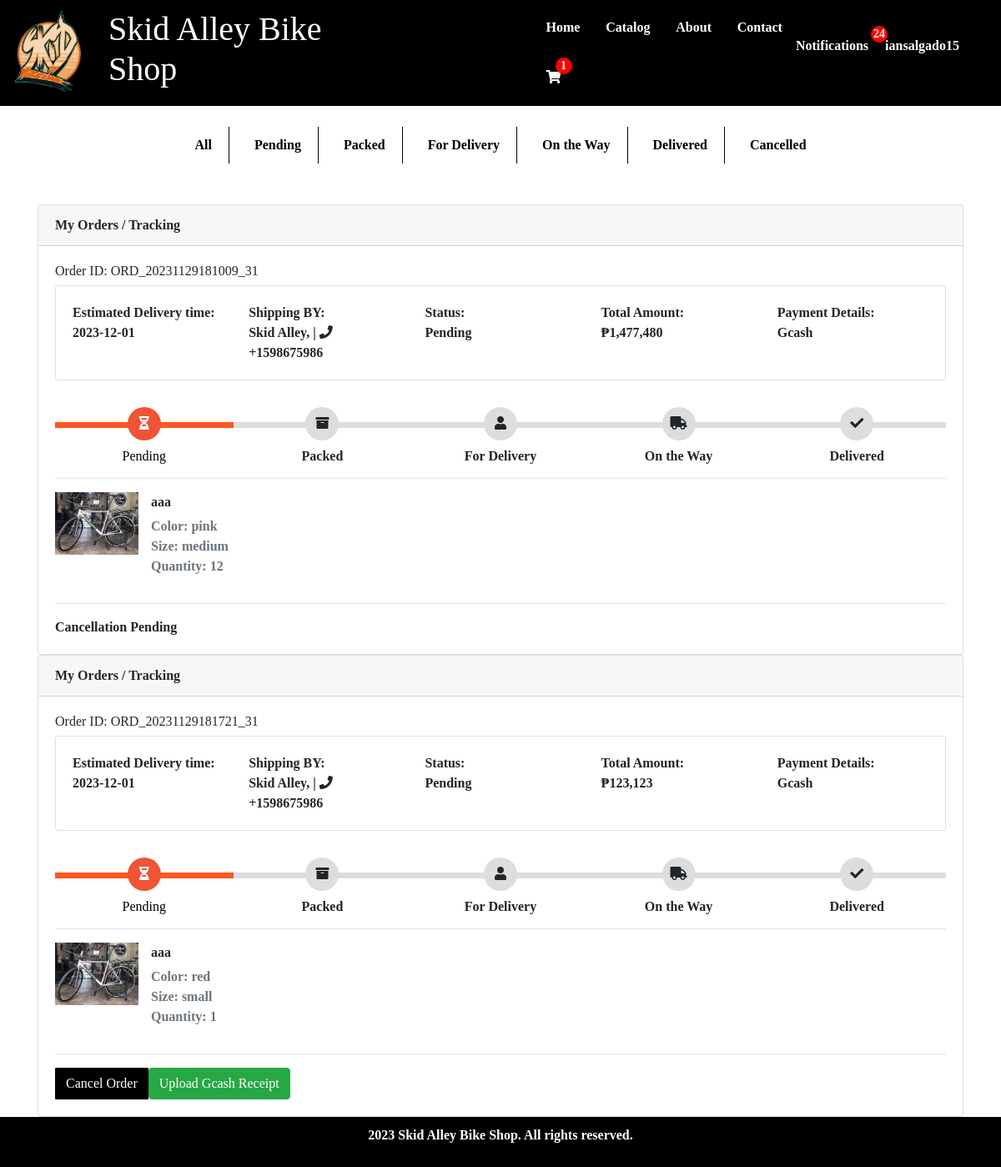
Page /orderstatus.php (signed in) on the committed database.
### tables this page shows
CREATE TABLE `content_management_logo` (
  `id` int(11) NOT NULL,
  `logo` text NOT NULL
);

CREATE TABLE `order_list` (
  `id` int(10) NOT NULL,
  `ref_code` varchar(100) NOT NULL,
  `client_id` int(30) NOT NULL,
  `gcash_receipts_id` int(11) DEFAULT NULL,
  `total_amount` float NOT NULL DEFAULT 0,
  `delivery_address` text NOT NULL,
  `payment_method` varchar(250) NOT NULL,
  `message` varchar(255) NOT NULL,
  `status` tinyint(1) NOT NULL DEFAULT 0 COMMENT '0=pending,1 = packed, 2 = for delivery, 3 = on the way, 4 = delivered, 5=cancelled',
  `order_receive` tinyint(1) NOT NULL,
  `date_created` datetime NOT NULL DEFAULT current_timestamp(),
  `date_updated` datetime DEFAULT NULL ON UPDATE current_timestamp()
);

CREATE TABLE `order_products` (
  `id` int(11) NOT NULL,
  `order_id` int(11) NOT NULL,
  `product_id` int(11) NOT NULL,
  `quantity` int(11) NOT NULL,
  `price_per_unit` decimal(10,2) NOT NULL,
  `color` varchar(255) DEFAULT NULL,
  `size` varchar(255) DEFAULT NULL
);

CREATE TABLE `product_list` (
  `id` int(10) NOT NULL,
  `brand_id` int(11) NOT NULL,
  `category_id` int(11) NOT NULL,
  `name` varchar(250) NOT NULL,
  `models` varchar(250) NOT NULL,
  `description` varchar(250) NOT NULL,
  `price` float NOT NULL,
  `status` tinyint(1) NOT NULL DEFAULT 1,
  `image_path` text NOT NULL,
  `delete_flag` tinyint(1) NOT NULL
);

### orderstatus.php (the view, shortened to what this page needs)
<?php
include('partials-front/menu.php');
?>
<!DOCTYPE html>
<html lang="en">
<head>
    <link rel="stylesheet" href="https://stackpath.bootstrapcdn.com/bootstrap/4.3.1/css/bootstrap.min.css">
    <link rel="stylesheet" href="https://use.fontawesome.com/releases/v5.7.2/css/all.css">
</head>
<body>
<div class="status-buttons">
    <button onclick="filterOrders('All')">All</button>
    <button onclick="filterOrders('Pending')">Pending</button>
    <button onclick="filterOrders('Packed')">Packed</button>
    <button onclick="filterOrders('For Delivery')">For Delivery</button>
    <button onclick="filterOrders('On the Way')">On the Way</button>
    <button onclick="filterOrders('Delivered')">Delivered</button>
    <button onclick="filterOrders('Cancelled')">Cancelled</button>
</div>
<br>
<?php
if (isset($_SESSION['userLoggedIn']) && $_SESSION['userLoggedIn']) {
    $client_id = $_SESSION['client_id'];
    $sql = "SELECT * FROM order_list WHERE client_id = $client_id";
    $res = mysqli_query($conn, $sql);
    $count = mysqli_num_rows($res);
    if ($count > 0) {
        while ($row = mysqli_fetch_assoc($res)) {
            $ref_code = $row['ref_code'];
            $total_amount = $row['total_amount'];
            $paymentMethod = $row['payment_method'];
            $status = $row['status'];
            $date_ordered = $row['date_created'];
            $statusText = [
                0 => 'Pending',
                1 => 'Packed',
                2 => 'For Delivery',
                3 => 'On the Way',
                4 => 'Delivered',
                5 => 'Cancelled',
            ];
            $statusTextValue = isset($statusText[$status]) ? $statusText[$status] : 'Unknown';
            ?>
            <div class="container" data-status="<?php echo strtolower($statusTextValue); ?>">
                <table class="my-purchase">
                    <article class="card">
                        <header class="card-header"> My Orders / Tracking </header>
                        <div class="card-body">
                            <h6>Order ID: <?php echo $ref_code ?></h6>
                            <article class="card">
                                <div class="card-body row">
                                <div class="col">
                                <strong>Estimated Delivery time:</strong> <br>
                                <?php
                                $deliveryDate = '';
                                switch ($statusTextValue) {
                                    case 'Pending':
                                        $deliveryDate = date('Y-m-d', strtotime($date_ordered . ' +1 day'));
                                        break;
                                }
                                echo $deliveryDate;
                                ?>
                            </div>
                                    <div class="col"> <strong>Shipping BY:</strong> <br> Skid Alley, | <i class="fa fa-phone"></i> +1598675986 </div>
                                    <div class="col status"> <strong>Status:</strong> <br><?php echo $statusTextValue ?> </div>
                                    <div class="col"> <strong>Total Amount:</strong> <br>₱<?php echo number_format($total_amount); ?> </div>
                                    <div class="col"> <strong>Payment Details:</strong> <br><?php echo $paymentMethod ?> </div>
                            </article>
                            <div class="track">
                                <?php
                                $statusData = [
                                    0 => ['text' => 'Pending', 'icon' => 'fa-hourglass-half'],
                                    1 => ['text' => 'Packed', 'icon' => 'fa-archive'],
                                    2 => ['text' => 'For Delivery', 'icon' => 'fa-user'],
                                    3 => ['text' => 'On the Way', 'icon' => 'fa-truck'],
                                    4 => ['text' => 'Delivered', 'icon' => 'fa-check'],
                                ];
                                $statusFromDatabase = $row['status'];
                                foreach ($statusData as $statusValue => $statusInfo) {
                                    $isActive = ($statusFromDatabase >= $statusValue);
                                    $stepClass = $isActive ? 'step active' : 'step';
                                    ?>
                                    <div class="<?php echo $stepClass; ?>">
                                        <span class="icon"><i class="fa <?php echo $statusInfo['icon']; ?>"></i></span>
                                        <span class="text"><?php echo $statusInfo['text']; ?></span>
                                    </div>
                                    <?php
                                }
                                ?>
                            </div>
                            <hr>
                    <ul class="row">
                    <?php
                        $order_id = $row['id'];
                        $query = "SELECT op.order_id,
                                p.name AS product_name,
                                p.price AS product_price,
                                d.discount_percentage AS product_discount,
                                p.image_path AS product_image,
                                op.color AS product_color,
                                op.size AS product_size,
                                op.quantity AS product_quantity
                        FROM order_products op
                        JOIN product_list p ON op.product_id = p.id
                        LEFT JOIN discounts d ON p.id = d.product_id
                        WHERE op.order_id = $order_id";
                        $resInner = mysqli_query($conn, $query);
                        while ($productRow = mysqli_fetch_assoc($resInner)) {
                            $product_name = $productRow['product_name'];
                            $product_image = $productRow['product_image'];
                            $product_color = $productRow['product_color'];
                            $product_size = $productRow['product_size'];
                            $product_quantity = $productRow['product_quantity'];
                            ?>
                            <li class="col-md-4">
                                <figure class="itemside mb-3">
                                    <div class="aside">
                                    <?php
                                    if (empty($product_image)) {
                                        echo "<div class='error'>Image not Added.</div>";
                                    } else {
                                        ?>
                                        <img src="<?php echo SITEURL; ?>images/bike/<?php echo $product_image; ?>" width="100px" alt="<?php echo $product_name; ?>">
                                    <?php
                                    }
                                    ?>
                                    </div>
                                    <figcaption class="info align-self-center">
                                    <p class="title"><?php echo $product_name; ?></p>
                                    <span class="text-muted">Color: <?php echo $product_color; ?></span>
                                    <br>
                                    <span class="text-muted">Size: <?php echo $product_size; ?></span>
                                    <br>
                                    <span class="text-muted">Quantity: <?php echo $product_quantity; ?></span>
                                    <br>
                                </figcaption>
                                </figure>
                            </li>
                            <?php
                        }
                    ?>
                    </ul>
                            <hr>
                            <?php
                           if ($statusTextValue === 'Pending') {
                            $formButton = "<button type=\"button\" onclick=\"confirmCancelOrder($order_id)\" class=\"btn btn-warning\" data-abc=\"true\">Cancel Order</button>";
                            $checkCancellationSql = "SELECT * FROM admin_notifications WHERE order_id = $order_id AND is_approved = 0";
                            $cancellationResult = mysqli_query($conn, $checkCancellationSql);
                            if (mysqli_num_rows($cancellationResult) > 0) {
                                $formButton = "Cancellation Pending";
                            }
                            if (mysqli_num_rows($cancellationResult) <= 0) {
                                echo "<form method=\"post\" action=\"request-cancellation.php\" id=\"cancelOrderForm_$order_id\">";
                                echo $formButton;
                                echo "</form>";
                                if ($paymentMethod === 'Gcash') {
                                    echo "<button type=\"button\" onclick=\"uploadGcashReceipt($order_id)\" class=\"btn btn-success\">Upload Gcash Receipt</button>";
                                }
                            } else {
                                echo $formButton;
                            }
                        }
                            ?>
                        </div>
                    </article>
                </div>
            <?php
        }
    }
}
?>
<?php include('partials-front/footer.php'); ?>
</body>
</html>
<link rel="stylesheet" href="https://cdnjs.cloudflare.com/ajax/libs/AlertifyJS/1.13.1/css/alertify.min.css" />
<link rel="stylesheet" href="https://cdnjs.cloudflare.com/ajax/libs/AlertifyJS/1.13.1/css/themes/default.min.css" />

### partials-front/menu.php (shortened to what this page needs)
<?php include('config/constants.php'); ?>
<!DOCTYPE html>
<html lang="en">
<?php
if (isset($_SESSION['userLoggedIn']) && $_SESSION['userLoggedIn'] === true) {
    $userId = $_SESSION['client_id'];
} else {
    $userId = null;
}
?>
<head>
    <link rel="stylesheet" href="style.css">
    <link href="https://cdnjs.cloudflare.com/ajax/libs/font-awesome/5.15.4/css/all.min.css" rel="stylesheet">
</head>
<body>
    <div class="header">
        <?php
        $sql = "SELECT * FROM content_management_logo";
        $res = mysqli_query($conn, $sql);
        $count = mysqli_num_rows($res);
        if ($count > 0) {
            while ($row = mysqli_fetch_assoc($res)) {
                $logo = $row['logo'];
                ?>
                <div class="skidalley">
                <a href="<?php echo SITEURL; ?>index.php">  <?php
                            if ($logo == "")
                            {
                                echo "<div class='error'>Image not Added.</div>";
                            } else {
                                ?>
                                <img src="<?php echo SITEURL; ?>images/logo/<?php echo $logo; ?>"
                                     width="100px">
                                <?php
                            }
                            ?>
                            </img> </a>
                <a href="<?php echo SITEURL; ?>index.php"> <h1 id="name"> Skid Alley Bike Shop </h1> </a>
                </div>
             <?php
            }
        }
        else
        {
            echo  "<td colspan='4'><div class='error'>No Logo Added.</div></td>";
        }
      ?>
        <div class="navbar">
            <a href="<?php echo SITEURL; ?>home.php"> <p> Home </p> </a>
            <a href="<?php echo SITEURL; ?>index.php"> <p> Catalog </p> </a>
            <a href="<?php echo SITEURL; ?>about.php"> <p> About </p> </a>
            <a href="<?php echo SITEURL; ?>contact.php"> <p> Contact </p> </a>
            <a href="<?php echo SITEURL; ?>cart.php" class="cart-link">
                <i class="fas fa-shopping-cart"></i>
                <?php
                if (isset($_SESSION['userLoggedIn'])) {
                    $productCount = getUniqueProductCount($userId);
                    if ($productCount > 0) {
                        echo '<span class="cart-count">' . $productCount . '</span>';
                    }
                }
                ?>
</a>
        </div>
        <div class="logsign">
        <?php
        if (isset($_SESSION['userLoggedIn']) && $_SESSION['userLoggedIn'] === true) {
            $username = $_SESSION['username'];
            $userId = $_SESSION['client_id'];
        ?>
            <div class="notifications">
            <a href="<?php echo SITEURL; ?>notifications.php">
                <p>Notifications</p>
                <?php
                if (isset($_SESSION['userLoggedIn'])) {
                    $notificationCount = getNotificationCount($userId);
                    if ($notificationCount > 0) {
                        echo '<span class="cart-count">' . $notificationCount . '</span>';
                    }
                }
                ?>
            </a>
        </div>
            <div class="user-container">
                <p id="username"><?php echo $username; ?></p>
            </div>
        <?php
        }
        else
        {
        ?>
            <a href="<?php echo SITEURL; ?>login.php"><p>Login</p></a>
            <p>|</p>
            <a href="<?php echo SITEURL; ?>signup.php"><p>Signup</p></a>
        <?php
        }
        ?>
        </div>
    </div>
</body>
<?php
function getUniqueProductCount($userId) {
    global $conn;
    $uniqueProductCount = 0;
    $sql = "SELECT COUNT(DISTINCT CONCAT(product_id, '-', color, '-', size)) AS unique_product_count FROM cart_list WHERE client_id = $userId";
    $result = $conn->query($sql);
    if ($result->num_rows > 0) {
        $row = $result->fetch_assoc();
        $uniqueProductCount = $row['unique_product_count'];
    }
    return $uniqueProductCount;
}
function getNotificationCount($userId) {
    global $conn;
    $notificationCount = 0;
    $sql = "SELECT COUNT(*) AS notification_count FROM notifications WHERE user_id = $userId AND is_read = 0";
    $result = $conn->query($sql);
    if ($result->num_rows > 0) {
        $row = $result->fetch_assoc();
        $notificationCount = $row['notification_count'];
    }
    return $notificationCount;
}
?>

### rows in the picture
content_management_logo: logo (picture)
order_list: ref_code "ORD_20231129181009_31", date_created "2023-12-01", status "Pending", total_amount "1,477,480", payment_method "Gcash", text "Pending", text "Packed", text "For Delivery", text "On the Way", text "Delivered", formButton "Cancellation Pending"
order_products: product.image_path (picture), product.name "aaa", color "pink", size "medium", quantity "12"
order_list: ref_code "ORD_20231129181721_31", date_created "2023-12-01", status "Pending", total_amount "123,123", payment_method "Gcash", text "Pending", text "Packed", text "For Delivery", text "On the Way", text "Delivered"
order_products: product.image_path (picture), product.name "aaa", color "red", size "small", quantity "1"

### other values in the picture
$productCount "1"
$notificationCount "24"
$username "iansalgado15"
